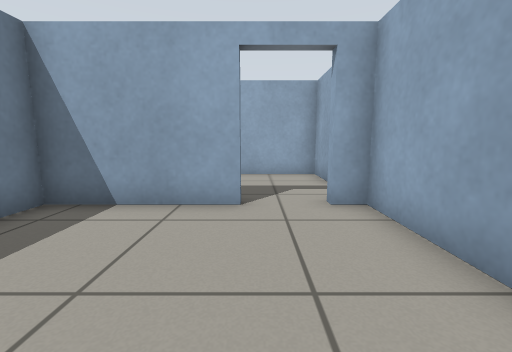
View 1 (above)

24 first-person views from a walk through a Gazebo world. The camera is 0.64 m above the floor, tilts 8° down and sees 90° across. The floor is counted in squares, 0.5 m on a side. Each view is taken from the middle of a square. On the plan, view 1 faces up. The plan holds only what a view shows up to about 12 squares ahead; the rest is blank.

View 2
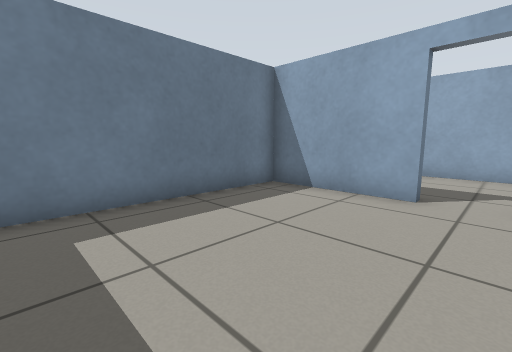

View 3
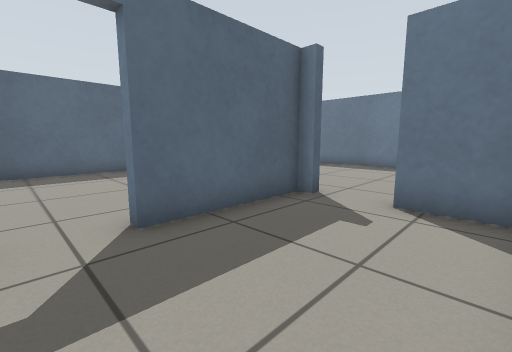

View 4
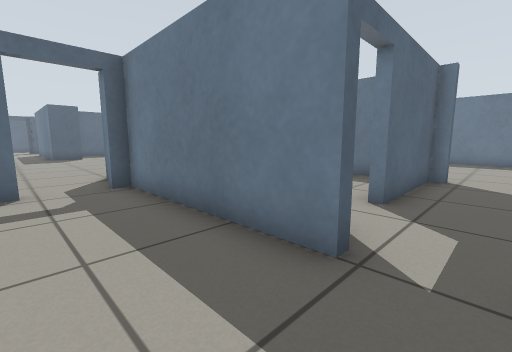

View 5
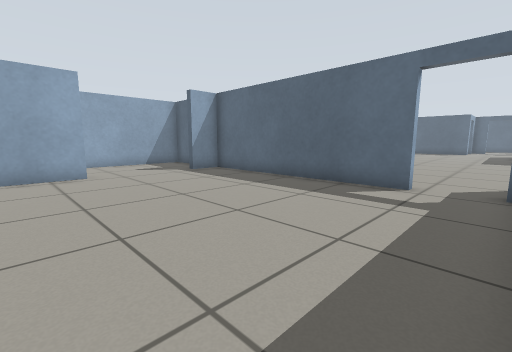

View 6
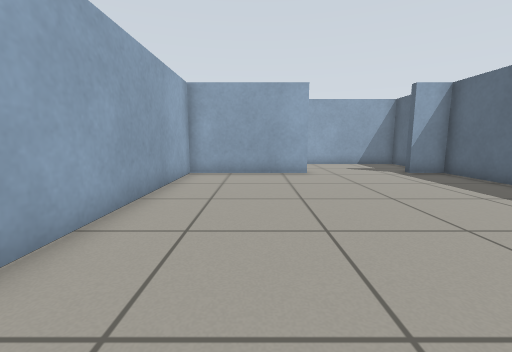

View 7
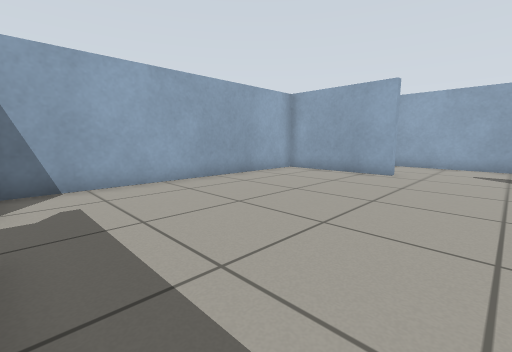

View 8
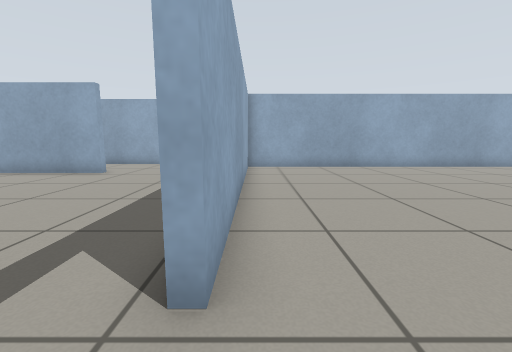

View 9
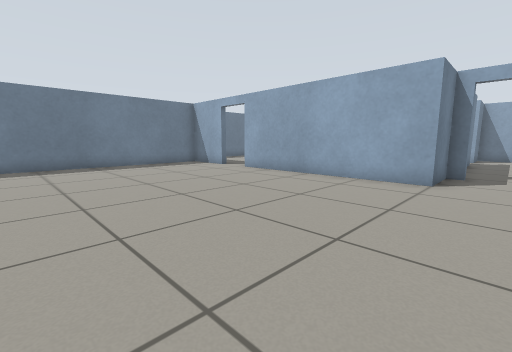

View 10
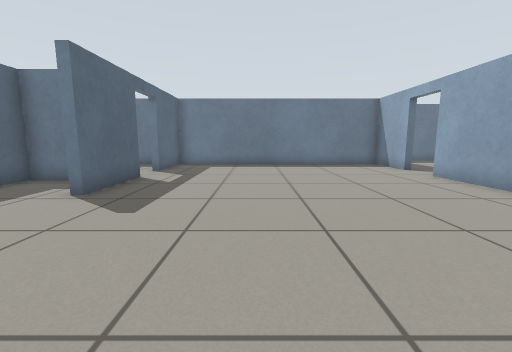

View 11
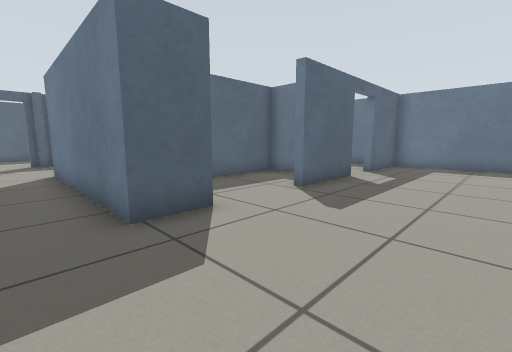

View 12
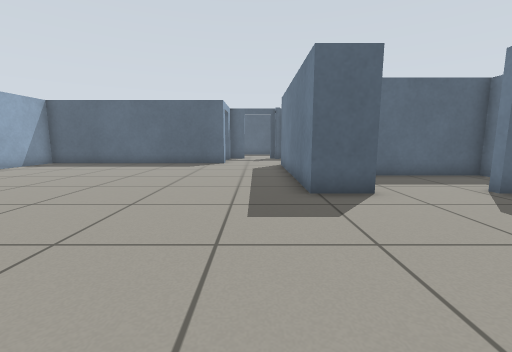

View 13
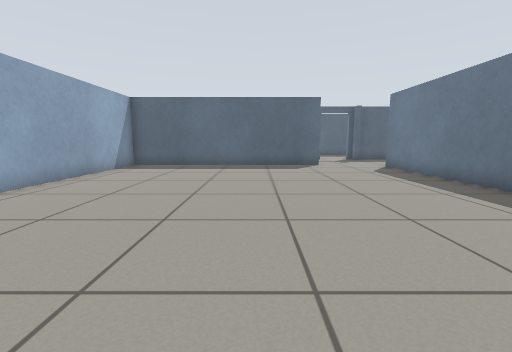

View 14
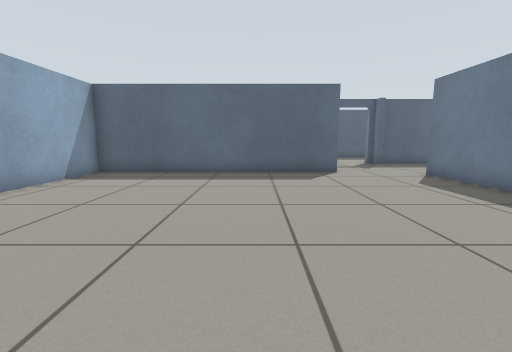

View 15
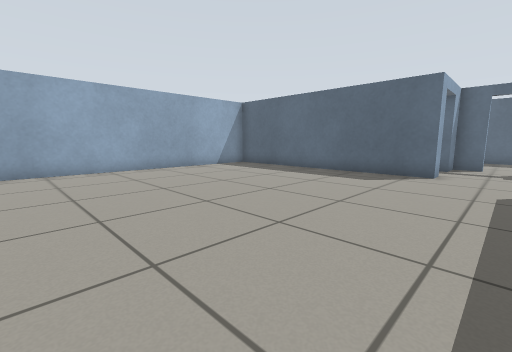

View 16
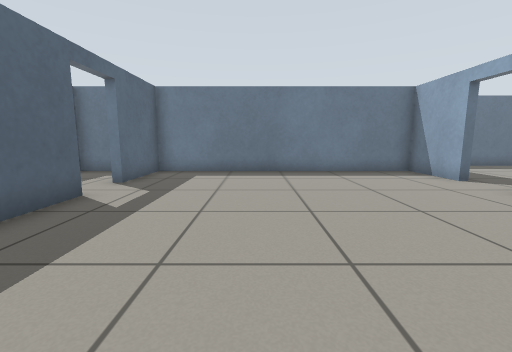

View 17
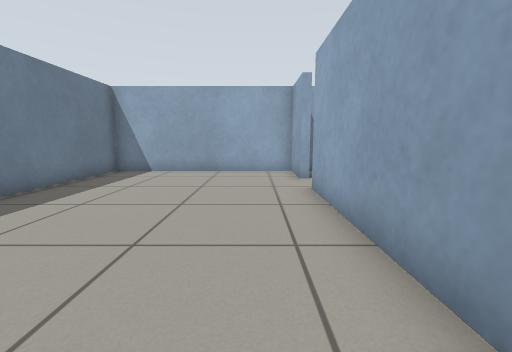

View 18
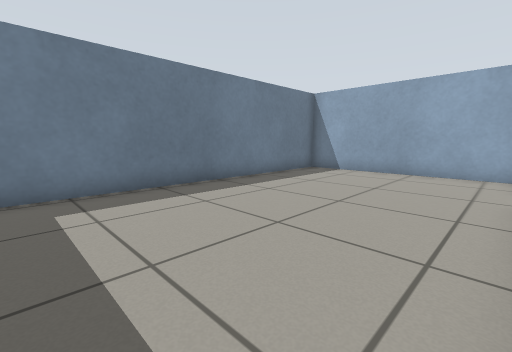

View 19
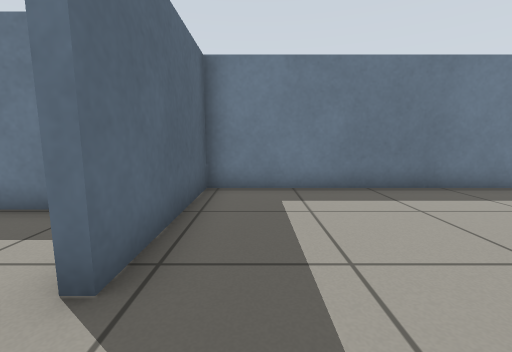

View 20
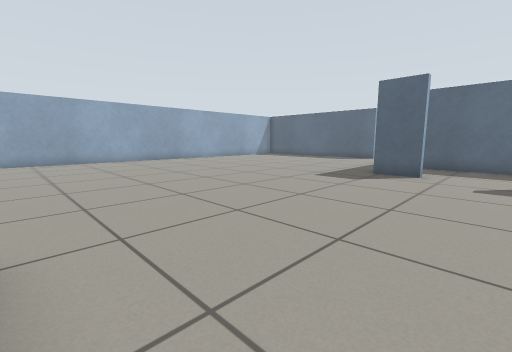

View 21
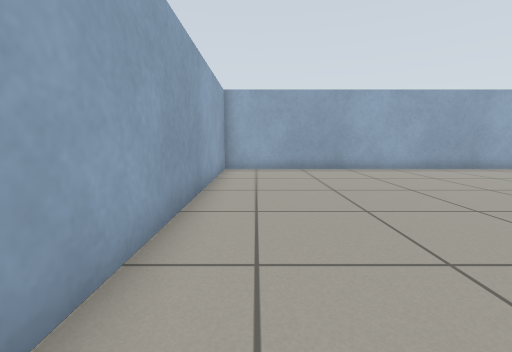

View 22
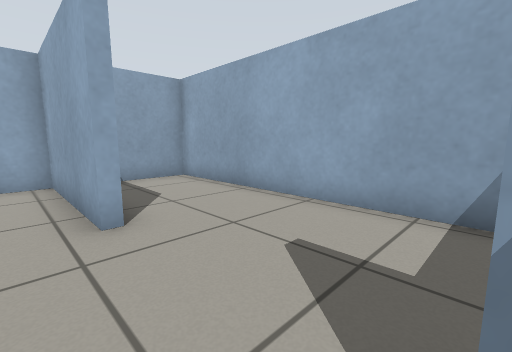

View 23
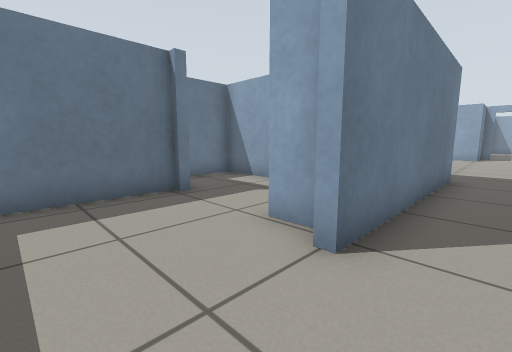

View 24
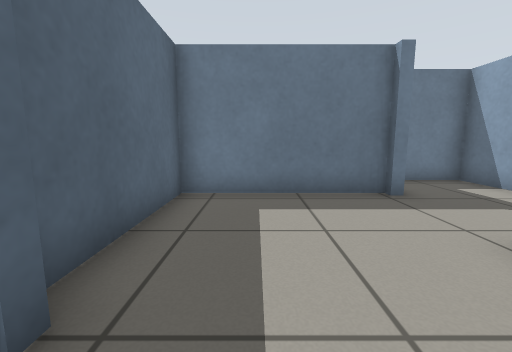

### Floor plan
Points are (right, up) in squares from view 1. A wall is a line through its corners. A room is listed if a view was taken in it or the views show most of it. See-through windows are left out.
Room 1 (views 1, 2)
walls: (-0.3, 5) (-4.2, 5) (-4.2, -1.1); (2.2, 2) (2.2, 5); (-2.8, -2.3) (1.1, -2.3)
ways out: open door at (0.5, 5) to room 2
Room 2 (view 3)
walls: (2.2, 7.8) (2.2, 9.6) (-1.3, 9.6); (-4.5, 5.8) (-4.2, 5.8) (-4.2, 5.3) (-0.3, 5.3); (-4.2, 9.1) (-4.2, 7.5) (-4.5, 7.5)
ways out: open door at (0.5, 5) to room 1; opening at (2, 6.5) to room 3; opening at (-4, 6.5) to room 5
Room 3 (views 4, 5, 6, 7, 22)
walls: (2.1, 5.8) (2.5, 5.8) (2.5, -0.3) (3, -0.3); (4.8, -0.3) (12.9, -0.3) (12.9, 1.1); (12.9, 5) (12.9, 9.6) (2.9, 9.6)
ways out: opening at (2, 6.5) to room 2; open door at (3.7, -0.3) to room 4; opening at (13, 3.5) to room 6
Room 4 (views 8, 9, 10, 11, 12, 13, 14, 15, 16, 20, 21, 23, 24)
walls: (1.1, -13) (2.7, -13) (2.7, -20.5); (3, -0.6) (2.5, -0.6) (2.5, -2.6) (-5.3, -2.6); (-4.9, -13) (-1.8, -13); (5.8, -21.9) (5.8, -21.2) (15.3, -21.2) (15.3, -0.6) (4.8, -0.6) (4.8, -0.3); (-6.9, -2.6) (-9.6, -2.6) (-9.6, -13) (-6.5, -13); (4.8, -24.8) (5.8, -24.8) (5.8, -23.6)
ways out: open door at (3.7, -0.3) to room 3; open door at (-6.3, -2.3) to room 5; opening at (2.5, -22.5) to room 8; opening at (0, -13) to room 9; open door at (-5.5, -13); open door at (3.5, -25); open door at (6, -22.5)
Room 5 (views 17, 18, 19)
walls: (-4.5, 7.5) (-4.5, 9.6) (-11.8, 9.6) (-11.8, -2.3) (-6.9, -2.3); (-4.5, 0.2) (-4.5, 5.8)
ways out: opening at (-4, 6.5) to room 2; open door at (-6.3, -2.3) to room 4
Room 6 (no view inside)
walls: (16.8, 1) (16.8, 9.6) (14.5, 9.6)
ways out: opening at (13, 3.5) to room 3
Room 7 (no view inside)
walls: (-1.8, -16.5) (-4.2, -16.5) (-4.2, -18.2); (2.1, -19.9) (1.1, -19.9)
ways out: opening at (0, -20) to room 8
Room 8 (no view inside)
walls: (-2.1, -19.8) (-2.1, -24.8) (2, -24.8)
ways out: opening at (2.5, -22.5) to room 4; opening at (0, -20) to room 7
Room 9 (no view inside)
walls: (-4.2, -14.9) (-4.2, -16.2) (1.7, -16.2)
ways out: opening at (0, -13) to room 4

Where each view was taken, in squares from view 1:
view 1: 0 up, 0 right, facing up
view 2: 1 down, 1 right, facing up-left
view 3: 9 up, 1 right, facing down-left
view 4: 7 up, 5 right, facing down-left
view 5: 7 up, 3 right, facing down-right
view 6: 7 up, 3 right, facing right
view 7: 2 up, 3 right, facing up-right
view 8: 1 down, 3 right, facing right
view 9: 11 down, 4 right, facing up-left
view 10: 9 down, 4 right, facing left
view 11: 9 down, 4 right, facing down-left
view 12: 7 down, 4 right, facing down
view 13: 8 down, 9 right, facing down
view 14: 11 down, 9 right, facing down
view 15: 11 down, 4 right, facing down-right
view 16: 9 down, 1 right, facing left
view 17: 1 down, 6 left, facing up
view 18: 1 down, 5 left, facing up-left
view 19: 1 down, 5 left, facing left
view 20: 3 down, 1 left, facing down-right
view 21: 2 down, 4 right, facing right
view 22: 1 up, 12 right, facing up-right
view 23: 23 down, 4 right, facing up-left
view 24: 23 down, 4 right, facing left
